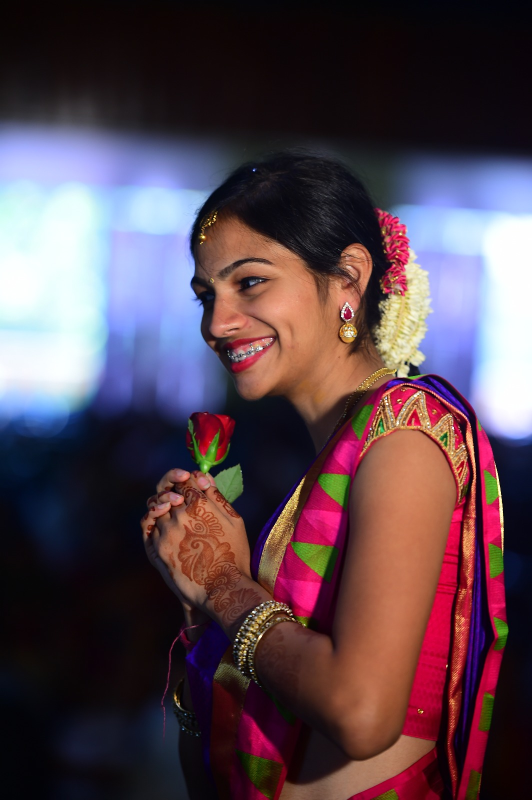
#> input picture Resource/try.jpg, 1064 x 1600 px, given in place of the camera (shown at 1/2 size)
$ python PICKER.py
#> lines starting #> are read from the running program, lines starting #| are printed output that depends on the picture; after the words box and inside, x2 and y2 are one past the last pixel; in counts of white or black regions, pixels touching at a corner belong together
import cv2
import numpy as np

def empty(a):
    pass

cap= cv2.VideoCapture(0)
cap.set(3,640)#set width
cap.set(4,480)#set height
cap.set(10,100)

cv2.namedWindow("TaskBar1")
cv2.resizeWindow("TaskBar1",640,240)
cv2.createTrackbar("Hue min","TaskBar1",0,179,empty)
#> slider 'Hue min' is set to 35
cv2.createTrackbar("Hue max","TaskBar1",179,179,empty)
cv2.createTrackbar("Sat min","TaskBar1",0,255,empty)
#> slider 'Sat min' is set to 51
cv2.createTrackbar("Sat max","TaskBar1",255,255,empty)
cv2.createTrackbar("Val min","TaskBar1",0,255,empty)
#> slider 'Val min' is set to 51
cv2.createTrackbar("Val max","TaskBar1",255,255,empty)

# [17 lines of commented-out code are left out]


while True:
    success , img = cap.read()
#> img is the input picture: shape (1600, 1064, 3); mean B, G, R 78, 68.1, 87.8
    imgHSV = cv2.cvtColor(img,cv2.COLOR_BGR2HSV)
#> imgHSV: shape (1600, 1064, 3); mean H, S, V 103, 132.6, 104.8
    h_min = cv2.getTrackbarPos("Hue min","TaskBar1")
    h_max = cv2.getTrackbarPos("Hue max","TaskBar1")
    s_min = cv2.getTrackbarPos("Sat min","TaskBar1")
    s_max = cv2.getTrackbarPos("Sat max","TaskBar1")
    v_min = cv2.getTrackbarPos("Val min","TaskBar1")
    v_max = cv2.getTrackbarPos("Val max","TaskBar1")
    lower = np.array([h_min, s_min, v_min])
    upper = np.array([h_max, s_max, v_max])
    mask = cv2.inRange(imgHSV, lower, upper)
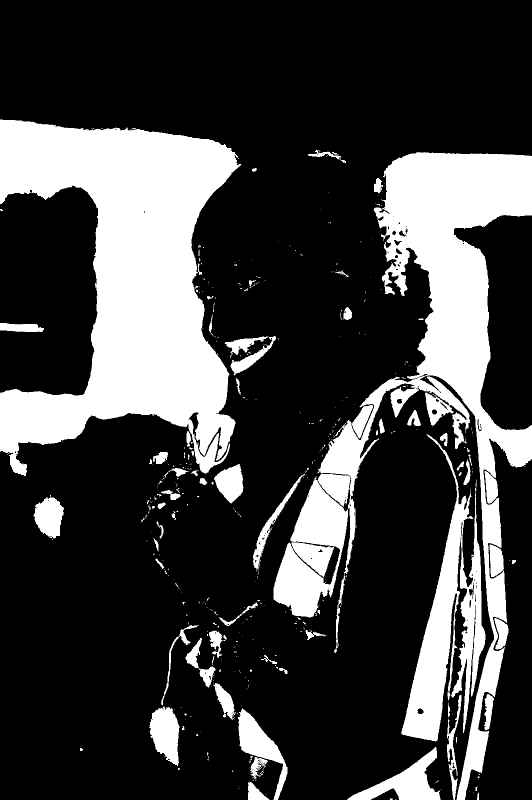
#> mask: shape (1600, 1064) (shown at 1/2 size); 25% white; 491 white regions (404 under 20 px), largest, box (x1, y1, x2, y2) and area: (0, 239, 483, 952) 184795, (635, 304, 1064, 1600) 130928, (802, 868, 971, 1483) 34521
    imgResult = cv2.bitwise_and(img, img, mask=mask)
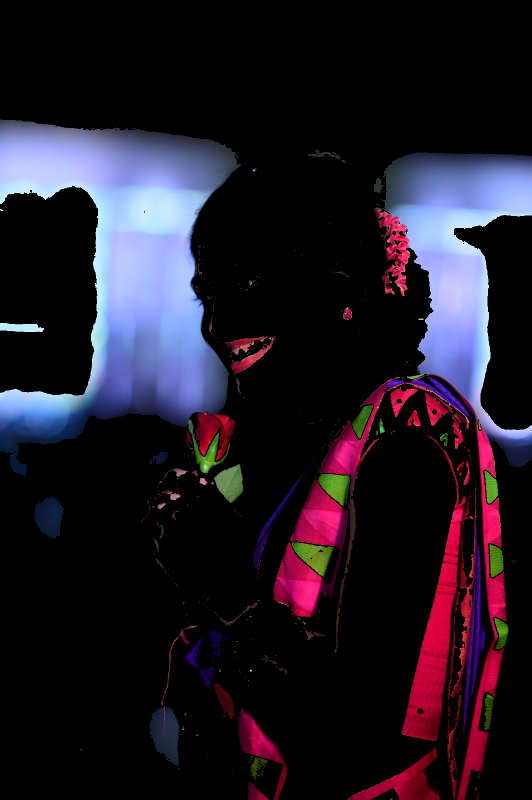
#> imgResult: shape (1600, 1064, 3) (shown at 1/2 size); mean B, G, R 37.6, 25.6, 32.2
    mask = cv2.cvtColor(mask, cv2.COLOR_GRAY2BGR)
    cv2.imshow("out",img)
    #cv2.imshow("HSV",imgHSV)
    cv2.imshow("mask", mask)
    cv2.imshow("RESULT", imgResult)
    if cv2.waitKey(1) & 0xFF == ord('q'):
#> (key q is pressed here)
         break
